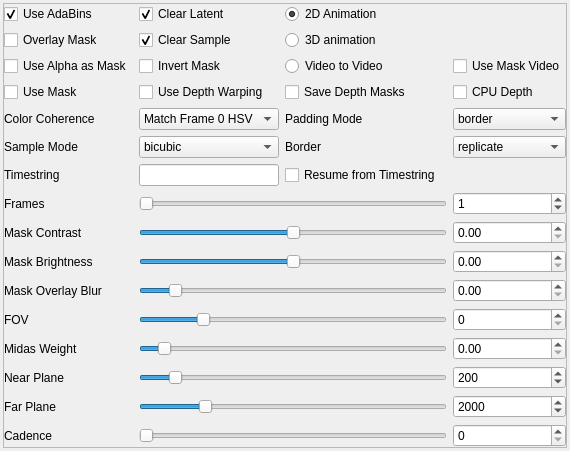
                   <widget class="QWidget" name="tab">
                    <property name="sizePolicy">
                     <sizepolicy hsizetype="Expanding" vsizetype="Preferred">
                      <horstretch>0</horstretch>
                      <verstretch>0</verstretch>
                     </sizepolicy>
                    </property>
                    <attribute name="title">
                     <string>3d / Mask / Other</string>
                    </attribute>
                    <layout class="QVBoxLayout" name="verticalLayout_5">
                     <property name="leftMargin">
                      <number>3</number>
                     </property>
                     <property name="topMargin">
                      <number>3</number>
                     </property>
                     <property name="rightMargin">
                      <number>3</number>
                     </property>
                     <property name="bottomMargin">
                      <number>3</number>
                     </property>
                     <item>
                      <widget class="QFrame" name="frame_7">
                       <property name="sizePolicy">
                        <sizepolicy hsizetype="Expanding" vsizetype="Preferred">
                         <horstretch>0</horstretch>
                         <verstretch>0</verstretch>
                        </sizepolicy>
                       </property>
                       <property name="frameShape">
                        <enum>QFrame::StyledPanel</enum>
                       </property>
                       <property name="frameShadow">
                        <enum>QFrame::Raised</enum>
                       </property>
                       <layout class="QGridLayout" name="gridLayout_11">
                        <property name="leftMargin">
                         <number>0</number>
                        </property>
                        <property name="topMargin">
                         <number>0</number>
                        </property>
                        <property name="rightMargin">
                         <number>0</number>
                        </property>
                        <property name="bottomMargin">
                         <number>0</number>
                        </property>
                        <item row="0" column="0">
                         <widget class="QCheckBox" name="adabins">
                          <property name="text">
                           <string>Use AdaBins</string>
                          </property>
                          <property name="checked">
                           <bool>true</bool>
                          </property>
                         </widget>
                        </item>
                        <item row="1" column="0">
                         <widget class="QCheckBox" name="overlay_mask">
                          <property name="text">
                           <string>Overlay Mask</string>
                          </property>
                         </widget>
                        </item>
                        <item row="2" column="0">
                         <widget class="QCheckBox" name="use_alpha_as_mask">
                          <property name="text">
                           <string>Use Alpha as Mask</string>
                          </property>
                         </widget>
                        </item>
                        <item row="3" column="0">
                         <widget class="QCheckBox" name="use_mask">
                          <property name="text">
                           <string>Use Mask</string>
                          </property>
                         </widget>
                        </item>
                        <item row="7" column="0">
                         <widget class="QLabel" name="label_55">
                          <property name="text">
                           <string>Frames</string>
                          </property>
                         </widget>
                        </item>
                        <item row="7" column="1" colspan="3">
                         <widget class="QSlider" name="max_frames_slider">
                          <property name="minimum">
                           <number>1</number>
                          </property>
                          <property name="maximum">
                           <number>5000</number>
                          </property>
                          <property name="value">
                           <number>1</number>
                          </property>
                          <property name="orientation">
                           <enum>Qt::Horizontal</enum>
                          </property>
                         </widget>
                        </item>
                        <item row="7" column="4">
                         <widget class="QSpinBox" name="max_frames">
                          <property name="maximum">
                           <number>3000</number>
                          </property>
                          <property name="value">
                           <number>1</number>
                          </property>
                         </widget>
                        </item>
                        <item row="9" column="0">
                         <widget class="QLabel" name="label_51">
                          <property name="text">
                           <string>Mask Brightness</string>
                          </property>
                         </widget>
                        </item>
                        <item row="1" column="2">
                         <widget class="QRadioButton" name="anim3D">
                          <property name="text">
                           <string>3D animation</string>
                          </property>
                         </widget>
                        </item>
                        <item row="15" column="1" colspan="3">
                         <widget class="QSlider" name="midas_weight_slider">
                          <property name="maximum">
                           <number>1000</number>
                          </property>
                          <property name="value">
                           <number>60</number>
                          </property>
                          <property name="orientation">
                           <enum>Qt::Horizontal</enum>
                          </property>
                         </widget>
                        </item>
                        <item row="11" column="0">
                         <widget class="QLabel" name="label_53">
                          <property name="text">
                           <string>Mask Overlay Blur</string>
                          </property>
                         </widget>
                        </item>
                        <item row="8" column="1" colspan="3">
                         <widget class="QSlider" name="mask_contrast_slider">
                          <property name="maximum">
                           <number>2000</number>
                          </property>
                          <property name="value">
                           <number>1000</number>
                          </property>
                          <property name="sliderPosition">
                           <number>1000</number>
                          </property>
                          <property name="orientation">
                           <enum>Qt::Horizontal</enum>
                          </property>
                         </widget>
                        </item>
                        <item row="13" column="0">
                         <widget class="QLabel" name="label_50">
                          <property name="text">
                           <string>FOV</string>
                          </property>
                         </widget>
                        </item>
                        <item row="8" column="0">
                         <widget class="QLabel" name="label_56">
                          <property name="text">
                           <string>Mask Contrast</string>
                          </property>
                         </widget>
                        </item>
                        <item row="19" column="0">
                         <widget class="QLabel" name="label_52">
                          <property name="text">
                           <string>Far Plane</string>
                          </property>
                         </widget>
                        </item>
                        <item row="0" column="2">
                         <widget class="QRadioButton" name="anim2D">
                          <property name="text">
                           <string>2D Animation</string>
                          </property>
                          <property name="checked">
                           <bool>true</bool>
                          </property>
                         </widget>
                        </item>
                        <item row="0" column="1">
                         <widget class="QCheckBox" name="clear_latent">
                          <property name="text">
                           <string>Clear Latent</string>
                          </property>
                          <property name="checked">
                           <bool>true</bool>
                          </property>
                         </widget>
                        </item>
                        <item row="1" column="1">
                         <widget class="QCheckBox" name="clear_sample">
                          <property name="text">
                           <string>Clear Sample</string>
                          </property>
                          <property name="checked">
                           <bool>true</bool>
                          </property>
                         </widget>
                        </item>
                        <item row="15" column="0">
                         <widget class="QLabel" name="label_48">
                          <property name="text">
                           <string>Midas Weight</string>
                          </property>
                         </widget>
                        </item>
                        <item row="2" column="1">
                         <widget class="QCheckBox" name="invert_mask">
                          <property name="text">
                           <string>Invert Mask</string>
                          </property>
                         </widget>
                        </item>
                        <item row="17" column="1" colspan="3">
                         <widget class="QSlider" name="near_plane_slider">
                          <property name="maximum">
                           <number>2000</number>
                          </property>
                          <property name="value">
                           <number>200</number>
                          </property>
                          <property name="orientation">
                           <enum>Qt::Horizontal</enum>
                          </property>
                         </widget>
                        </item>
                        <item row="2" column="2">
                         <widget class="QRadioButton" name="animVid">
                          <property name="text">
                           <string>Video to Video</string>
                          </property>
                         </widget>
                        </item>
                        <item row="11" column="1" colspan="3">
                         <widget class="QSlider" name="mask_overlay_blur_slider">
                          <property name="maximum">
                           <number>1000</number>
                          </property>
                          <property name="value">
                           <number>100</number>
                          </property>
                          <property name="orientation">
                           <enum>Qt::Horizontal</enum>
                          </property>
                         </widget>
                        </item>
                        <item row="13" column="1" colspan="3">
                         <widget class="QSlider" name="fov_slider">
                          <property name="maximum">
                           <number>360</number>
                          </property>
                          <property name="value">
                           <number>70</number>
                          </property>
                          <property name="orientation">
                           <enum>Qt::Horizontal</enum>
                          </property>
                         </widget>
                        </item>
                        <item row="9" column="1" colspan="3">
                         <widget class="QSlider" name="mask_brightness_slider">
                          <property name="maximum">
                           <number>2000</number>
                          </property>
                          <property name="value">
                           <number>1000</number>
                          </property>
                          <property name="orientation">
                           <enum>Qt::Horizontal</enum>
                          </property>
                         </widget>
                        </item>
                        <item row="17" column="0">
                         <widget class="QLabel" name="label_49">
                          <property name="text">
                           <string>Near Plane</string>
                          </property>
                         </widget>
                        </item>
                        <item row="19" column="1" colspan="3">
                         <widget class="QSlider" name="far_plane_slider">
                          <property name="maximum">
                           <number>10000</number>
                          </property>
                          <property name="value">
                           <number>2000</number>
                          </property>
                          <property name="orientation">
                           <enum>Qt::Horizontal</enum>
                          </property>
                         </widget>
                        </item>
                        <item row="8" column="4">
                         <widget class="QDoubleSpinBox" name="mask_contrast"/>
                        </item>
                        <item row="21" column="1" colspan="3">
                         <widget class="QSlider" name="diffusion_cadence_slider">
                          <property name="maximum">
                           <number>1000</number>
                          </property>
                          <property name="pageStep">
                           <number>0</number>
                          </property>
                          <property name="orientation">
                           <enum>Qt::Horizontal</enum>
                          </property>
                         </widget>
                        </item>
                        <item row="21" column="0">
                         <widget class="QLabel" name="label_54">
                          <property name="text">
                           <string>Cadence</string>
                          </property>
                         </widget>
                        </item>
                        <item row="21" column="4">
                         <widget class="QSpinBox" name="diffusion_cadence">
                          <property name="maximum">
                           <number>1000</number>
                          </property>
                         </widget>
                        </item>
                        <item row="17" column="4">
                         <widget class="QSpinBox" name="near_plane">
                          <property name="maximum">
                           <number>2000</number>
                          </property>
                          <property name="value">
                           <number>200</number>
                          </property>
                         </widget>
                        </item>
                        <item row="19" column="4">
                         <widget class="QSpinBox" name="far_plane">
                          <property name="maximum">
                           <number>10000</number>
                          </property>
                          <property name="value">
                           <number>2000</number>
                          </property>
                         </widget>
                        </item>
                        <item row="9" column="4">
                         <widget class="QDoubleSpinBox" name="mask_brightness"/>
                        </item>
                        <item row="13" column="4">
                         <widget class="QSpinBox" name="fov"/>
                        </item>
                        <item row="11" column="4">
                         <widget class="QDoubleSpinBox" name="mask_overlay_blur"/>
                        </item>
                        <item row="15" column="4">
                         <widget class="QDoubleSpinBox" name="midas_weight"/>
                        </item>
                        <item row="5" column="1">
                         <widget class="QComboBox" name="sampling_mode">
                          <item>
                           <property name="text">
                            <string>bicubic</string>
                           </property>
                          </item>
                          <item>
                           <property name="text">
                            <string>bilinear</string>
                           </property>
                          </item>
                          <item>
                           <property name="text">
                            <string>nearest</string>
                           </property>
                          </item>
                         </widget>
                        </item>
                        <item row="4" column="1">
                         <widget class="QComboBox" name="color_coherence">
                          <item>
                           <property name="text">
                            <string>Match Frame 0 HSV</string>
                           </property>
                          </item>
                          <item>
                           <property name="text">
                            <string>Match Frame 0 LAB</string>
                           </property>
                          </item>
                          <item>
                           <property name="text">
                            <string>Match Frame 0 RGB</string>
                           </property>
                          </item>
                          <item>
                           <property name="text">
                            <string>None</string>
                           </property>
                          </item>
                         </widget>
                        </item>
                        <item row="4" column="0">
                         <widget class="QLabel" name="label_62">
                          <property name="text">
                           <string>Color Coherence</string>
                          </property>
                         </widget>
                        </item>
                        <item row="3" column="1">
                         <widget class="QCheckBox" name="use_depth_warping">
                          <property name="text">
                           <string>Use Depth Warping</string>
                          </property>
                         </widget>
                        </item>
                        <item row="4" column="2">
                         <widget class="QLabel" name="label_63">
                          <property name="text">
                           <string>Padding Mode</string>
                          </property>
                         </widget>
                        </item>
                        <item row="4" column="4">
                         <widget class="QComboBox" name="padding_mode">
                          <item>
                           <property name="text">
                            <string>border</string>
                           </property>
                          </item>
                          <item>
                           <property name="text">
                            <string>reflection</string>
                           </property>
                          </item>
                          <item>
                           <property name="text">
                            <string>zeros</string>
                           </property>
                          </item>
                         </widget>
                        </item>
                        <item row="5" column="0">
                         <widget class="QLabel" name="label_64">
                          <property name="text">
                           <string>Sample Mode</string>
                          </property>
                         </widget>
                        </item>
                        <item row="3" column="4">
                         <widget class="QCheckBox" name="cpudepth">
                          <property name="text">
                           <string>CPU Depth</string>
                          </property>
                         </widget>
                        </item>
                        <item row="3" column="2">
                         <widget class="QCheckBox" name="save_depth_maps">
                          <property name="text">
                           <string>Save Depth Masks</string>
                          </property>
                         </widget>
                        </item>
                        <item row="2" column="4">
                         <widget class="QCheckBox" name="use_mask_video">
                          <property name="text">
                           <string>Use Mask Video</string>
                          </property>
                         </widget>
                        </item>
                        <item row="6" column="1">
                         <widget class="QLineEdit" name="resume_timestring"/>
                        </item>
                        <item row="6" column="0">
                         <widget class="QLabel" name="label_65">
                          <property name="text">
                           <string>Timestring</string>
                          </property>
                         </widget>
                        </item>
                        <item row="6" column="2">
                         <widget class="QCheckBox" name="resume_from_timestring">
                          <property name="text">
                           <string>Resume from Timestring</string>
                          </property>
                         </widget>
                        </item>
                        <item row="5" column="4">
                         <widget class="QComboBox" name="border">
                          <item>
                           <property name="text">
                            <string>replicate</string>
                           </property>
                          </item>
                          <item>
                           <property name="text">
                            <string>wrap</string>
                           </property>
                          </item>
                         </widget>
                        </item>
                        <item row="5" column="2">
                         <widget class="QLabel" name="label_66">
                          <property name="text">
                           <string>Border</string>
                          </property>
                         </widget>
                        </item>
                       </layout>
                      </widget>
                     </item>
                    </layout>
                   </widget>
